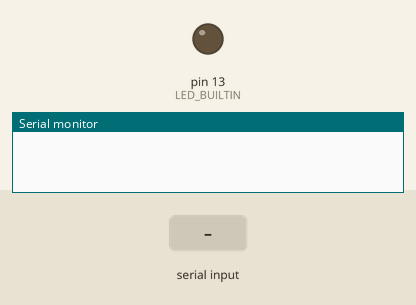
This sketch was run on a simulated Arduino Uno, built with avr-gcc and run on an emulated ATmega328P. Parts: output pins drawn as LEDs (lit = HIGH), the last lines printed to the serial monitor. Inputs (shaded band) come from the test bench.

Above: at 1.2 s.
1.3 s: "10\n" received over Serial
At 3.5 s:
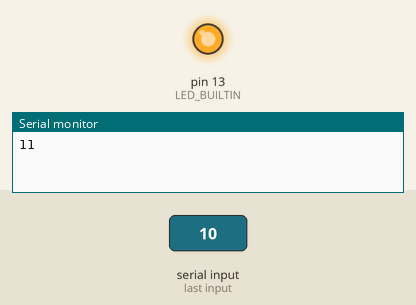
3.8 s: "0\n" received over Serial
At 5.5 s:
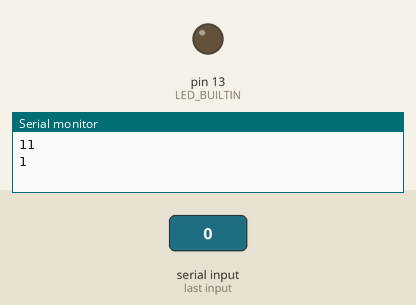
Timing chart, 0 to 7.0 s (numbered marks = the images above; inputs shaded):
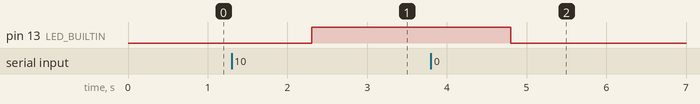

The sketch:

sketch_jul11a.ino
```cpp
int x;
void setup() {
 Serial.begin(9600);
 pinMode(LED_BUILTIN, OUTPUT);
}

void loop() {
  while(Serial.available()){

    x = Serial.readString().toInt(); //Nhan gia tri tu pythonCODE roi chuyen sang integer
    Serial.println(x+1); //Gui gia tri nay ra cong Serial cho Python
    if (x==10)
      digitalWrite(LED_BUILTIN, HIGH);
    if (x==0)
      digitalWrite(LED_BUILTIN, LOW);
  }
}
```

Measured:
- after the input at 1.3 s, pin 13 (LED_BUILTIN): LOW → HIGH after 1.0 s
- after the input at 3.8 s, pin 13 (LED_BUILTIN): HIGH → LOW after 1.0 s
